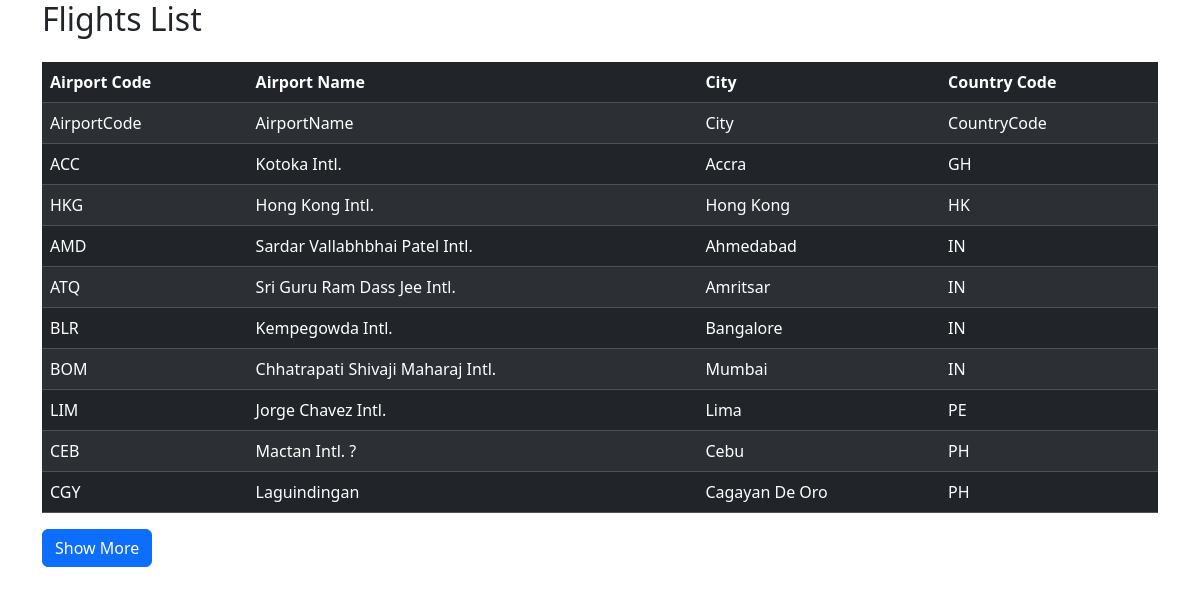
Screenshot of /backend/airportslist.php with the database file from the repository.
### tables this page shows
CREATE TABLE `airports` (
  `id` int(11) NOT NULL,
  `Airport_Code` varchar(11) NOT NULL,
  `Airport_Name` varchar(55) NOT NULL,
  `City` varchar(55) NOT NULL,
  `Country_Code` varchar(11) NOT NULL
);

### backend/airportslist.php (the view, shortened to what this page needs)
<!DOCTYPE html>
<html lang="en">
<head>
  <link rel="stylesheet" href="../frontend/css/bootstrap.min.css">
</head>
<body>
<div class="container">
    <h2>Flights List</h2>
    <?php
    include_once("config.php");
    $limit = 10;
    $offset = 0;
    $query = "SELECT * FROM airports LIMIT $limit OFFSET $offset";
    $result = $conn->query($query);
    ?>
    <div class="mt-4">
    <table class="table table-striped table-dark">
  <thead class="thead-dark">
    <tr>
      <th scope="col">Airport Code</th>
      <th scope="col">Airport Name</th>
      <th scope="col">City</th>
      <th scope="col">Country Code</th>
    </tr>
  </thead>
  <tbody>
  <?php
                while ($row = $result->fetch_assoc()) {
                    echo "<tr>";
                    echo "<td>" . $row["Airport_Code"] . "</td>";
                    echo "<td>" . $row["Airport_Name"] . "</td>";
                    echo "<td>" . $row["City"] . "</td>";
                    echo "<td>" . $row["Country_Code"] . "</td>";
                    echo "</tr>";
                }
                ?>
  </tbody>
</table>
<?php
        $nextOffset = $offset + $limit;
        $query = "SELECT COUNT(*) as count FROM flights";
        $result = $conn->query($query);
        $row = $result->fetch_assoc();
        $totalRecords = $row['count'];
        if ($totalRecords > ($offset + $limit)) {
            echo '<a href="?offset=' . $nextOffset . '" class="btn btn-primary">Show More</a>';
        }
        ?>
    </div>
</div>
</body>
</html>

### rows the page displays
airports: Airport_Code "AirportCode", Airport_Name "AirportName", City "City", Country_Code "CountryCode"
airports: Airport_Code "ACC", Airport_Name "Kotoka Intl.", City "Accra", Country_Code "GH"
airports: Airport_Code "HKG", Airport_Name "Hong Kong Intl.", City "Hong Kong", Country_Code "HK"
airports: Airport_Code "AMD", Airport_Name "Sardar Vallabhbhai Patel Intl.", City "Ahmedabad", Country_Code "IN"
airports: Airport_Code "ATQ", Airport_Name "Sri Guru Ram Dass Jee Intl.", City "Amritsar", Country_Code "IN"
airports: Airport_Code "BLR", Airport_Name "Kempegowda Intl.", City "Bangalore", Country_Code "IN"
airports: Airport_Code "BOM", Airport_Name "Chhatrapati Shivaji Maharaj Intl.", City "Mumbai", Country_Code "IN"
airports: Airport_Code "LIM", Airport_Name "Jorge Chavez Intl.", City "Lima", Country_Code "PE"
airports: Airport_Code "CEB", Airport_Name "Mactan Intl. ?", City "Cebu", Country_Code "PH"
airports: Airport_Code "CGY", Airport_Name "Laguindingan", City "Cagayan De Oro", Country_Code "PH"
